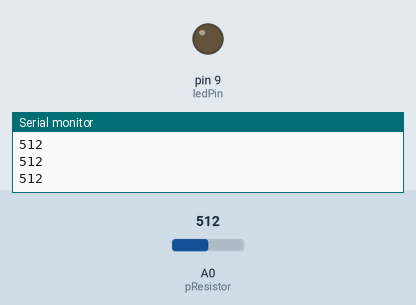
This sketch was run on a simulated Arduino Uno, built with avr-gcc and run on an emulated ATmega328P. Shown: output pins drawn as LEDs (lit = HIGH), the last lines printed to the serial monitor. Inputs (shaded band) come from the test bench; at power-on: A0 (pResistor) = 512.

Above: at 1.2 s.
1.3 s: A0 (pResistor) set to 111
2.8 s: A0 (pResistor) set to 93
At 3.2 s:
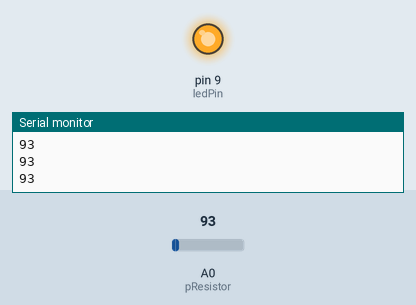
4.3 s: A0 (pResistor) set to 110
At 4.7 s:
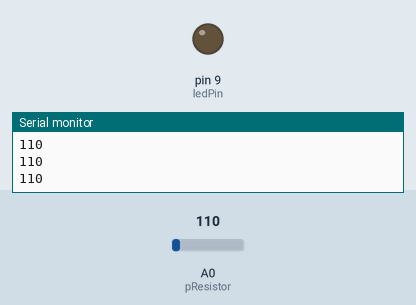
5.8 s: A0 (pResistor) set to 90
At 6.1 s:
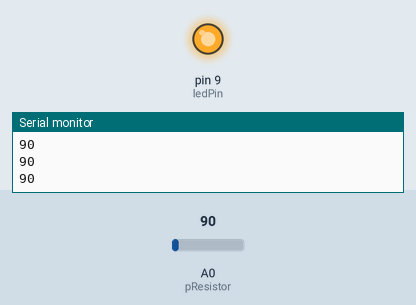
Timing chart, 0 to 8.3 s (numbered marks = the images above; inputs shaded):
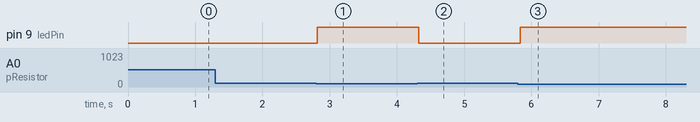

The sketch:

Fotosensor_led.ino
```cpp
//Constants
const int pResistor = A0; // Photoresistor at Arduino analog pin A0
const int ledPin=9;       // Led pin at Arduino pin 9

//Variables
int value;          // Store value from photoresistor (0-1023)

void setup(){
 pinMode(ledPin, OUTPUT);  // Set lepPin - 9 pin as an output
 pinMode(pResistor, INPUT);// Set pResistor - A0 pin as an input (optional)
Serial.begin(9600);
}

void loop(){
  value = analogRead(pResistor);
  Serial.println(value);
  //You can change value "25"
  if (value > 100){
    digitalWrite(ledPin, LOW);  //Turn led off
  }
  else{
    digitalWrite(ledPin, HIGH); //Turn led on
  }

  delay(50); //Small delay
}
```

Measured:
- the behaviour switches between 101 and 100 on A0 (pResistor) (found by bisection; images 0 and 1)
- after the input at 2.8 s, pin 9 (ledPin): LOW → HIGH at once
- after the input at 4.3 s, pin 9 (ledPin): HIGH → LOW at once
- after the input at 5.8 s, pin 9 (ledPin): LOW → HIGH at once
